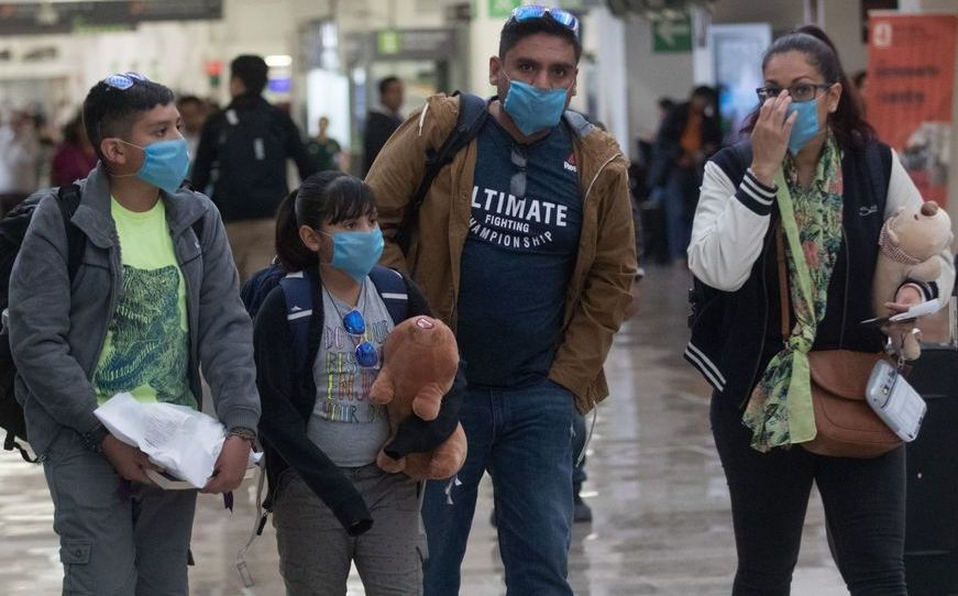
#> input picture TestImages/Test1.jpg, 958 x 596 px
$ python -i facemask.py   (imports and definitions only)
#> lines starting #> are read from the running program, lines starting #| are printed output that depends on the picture
from PIL import Image
import os
from os import listdir
from os.path import isfile, join
import numpy as np
from tqdm.notebook import tqdm
import cv2
import pickle
from sklearn.model_selection import train_test_split as tts
import pandas as pd
from time import sleep
from IPython.display import clear_output

xVectorSize=100
yVectorSize=100

def getImageVector(img):
    #img = Image.open(img)
    img = img.resize( (xVectorSize, yVectorSize) )
    img = img.convert('L')
    return imgToVector(img)

#Funcion para vectorizar imagenes y asignales clasificación
def imgToVector(img,x=xVectorSize,y=yVectorSize,classification=1):
    vector=[]
    vector.append(classification)

    for j in range(y):
        for i in range(x):
            vector.append(img.getpixel((i,j)))
    return vector

def reconstructor(vector,x=xVectorSize,y=yVectorSize):
    reb=Image.new('L',(x,y))
    for j in range(y):
        for i in range(x):
            reb.putpixel((i,j),vector[i+j*x])
    return reb

def rescale_frame(frame, percent=75):
    width = int(frame.shape[1] * percent/ 100)
    height = int(frame.shape[0] * percent/ 100)
    dim = (width, height)
    return cv2.resize(frame, dim, interpolation =cv2.INTER_AREA)

def faceslocation(img):
    original_image = cv2.imread(img)
    grayscale_image = cv2.cvtColor(original_image, cv2.COLOR_BGR2GRAY)
    face_cascade = cv2.CascadeClassifier('haarcascade_frontalface_alt.xml')
    detected_faces = face_cascade.detectMultiScale(grayscale_image)
    return detected_faces

def getfaces(img):

#> called with img = '../TestImages/Test1.jpg'
    source = Image.open(img)
#> source is the input picture: PIL image 958x596 RGB; mean R, G, B 83.4, 81.6, 83
    source = source.convert('L')
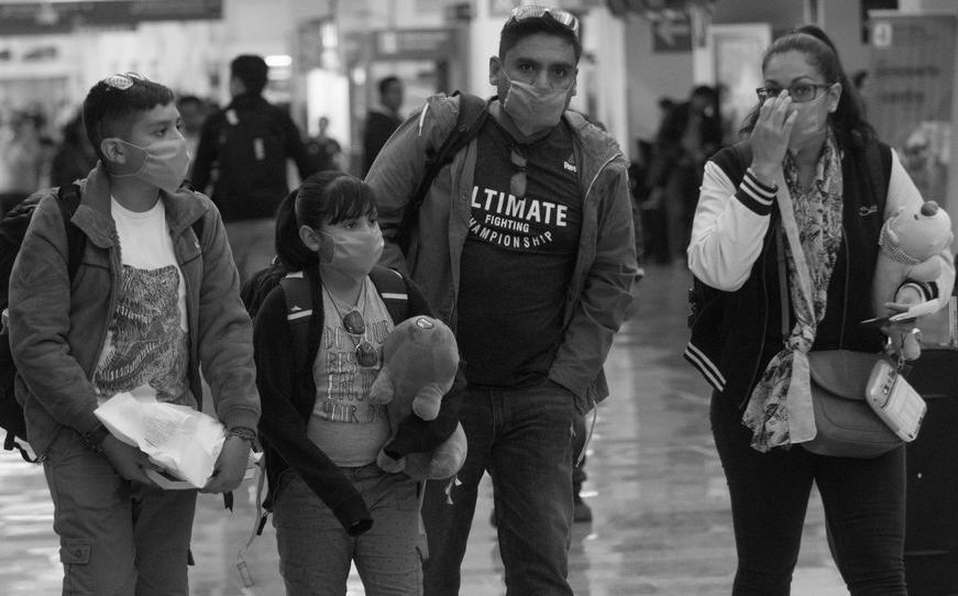
#> source: PIL image 958x596 L; min 0, max 255, mean 82.3

    detected_faces=faceslocation(img)
#> in faceslocation, `detected_faces = face_cascade.detectMultiScale(grayscale_image)`: detected_faces = [[498, 35, 90, 90], [739, 54, 94, 94]]
#> detected_faces = [[498, 35, 90, 90], [739, 54, 94, 94]]


    faces=[]

    for i in detected_faces:
        tlbr=list(i)

        x=int(tlbr[2])
        y=int(tlbr[3])
        x_offset=int(tlbr[0])
        y_offset=int(tlbr[1])

        face=Image.new('L',(x,y))

        source
        for j in range(y):
            for i in range(x):
                pixel=source.getpixel((i+x_offset,j+y_offset))
                face.putpixel((i,j),pixel)
        faces.append(face)
#> this loop made 2 passes
#> (tlbr, x, y, x_offset, y_offset) on passes 1 to 2: ([498, 35, 90, 90], 90, 90, 498, 35), ([739, 54, 94, 94], 94, 94, 739, 54)
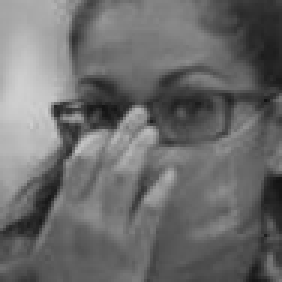
#> face: PIL image 94x94 L (shown 3 times larger); min 18, max 207, mean 107.9
#> after the loop, faces = 2 items

    return faces

def textInImage(img,text='Prueba Texto'):
    font                   = cv2.FONT_HERSHEY_SIMPLEX
    bottomLeftCornerOfText = (50,50)
    fontScale              = 1
    fontColor              = (255,255,255)
    lineType               = 2

    cv2.putText(img,text,
        bottomLeftCornerOfText,
        font,
        fontScale,
        fontColor,
        lineType)

xgbc = []
# [6 lines not run here, left out]
# [1 line that did not run here, left out]

# [4 lines not run here, left out]

stop=False
# [35 lines not run here, left out]

>>> result = getfaces('../TestImages/Test1.jpg')
#> result = 2 items

$ run again, on TestImages/Test2.jpg
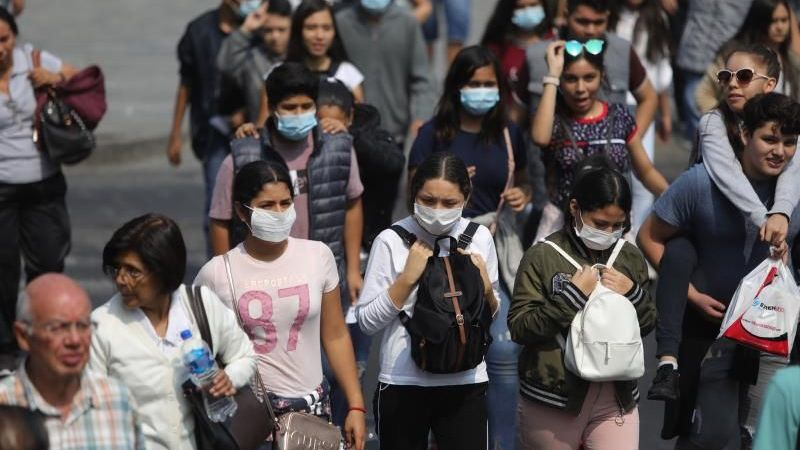
#> input picture TestImages/Test2.jpg, 800 x 450 px
#> in getfaces, source is the input picture: PIL image 800x450 RGB; mean R, G, B 93.1, 86.4, 86
#> in getfaces, `source = source.convert('L')`:
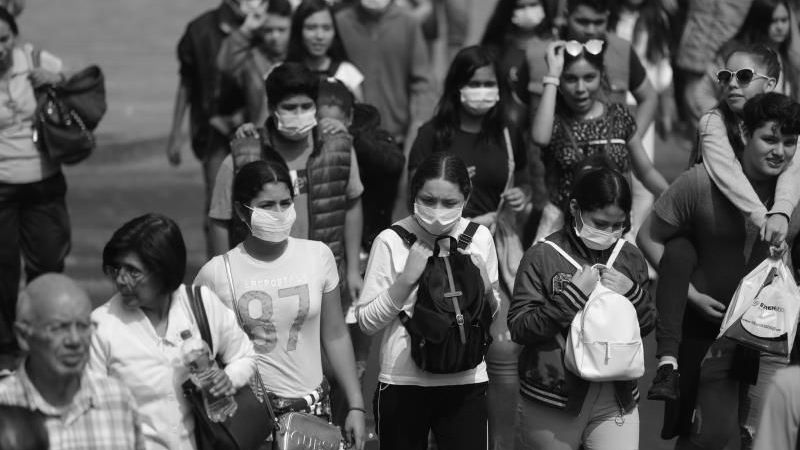
#> source: PIL image 800x450 L; min 0, max 255, mean 88.3
#> in faceslocation, `detected_faces = face_cascade.detectMultiScale(grayscale_image)`: detected_faces = [[765, 11, 28, 28], [297, 11, 44, 44], [557, 60, 47, 47], [569, 6, 44, 44], [596, 76, 40, 40], [274, 90, 48, 48], [459, 68, 46, 46], [247, 184, 56, 56], [42, 302, 62, 62], [708, 54, 56, 56], [407, 178, 65, 65]]
#> the loop in getfaces, `for i in detected_faces:` made 11 passes
#> (tlbr, x, y, x_offset, y_offset) on passes 1 to 8: ([765, 11, 28, 28], 28, 28, 765, 11), ([297, 11, 44, 44], 44, 44, 297, 11), ([557, 60, 47, 47], 47, 47, 557, 60), ([569, 6, 44, 44], 44, 44, 569, 6), ([596, 76, 40, 40], 40, 40, 596, 76), ([274, 90, 48, 48], 48, 48, 274, 90), ([459, 68, 46, 46], 46, 46, 459, 68), ([247, 184, 56, 56], 56, 56, 247, 184)
#> after the loop in getfaces, `for i in detected_faces:`:
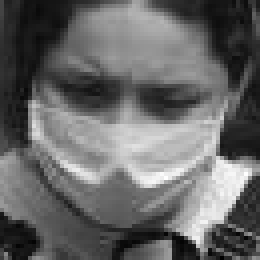
#> face: PIL image 65x65 L (shown 4 times larger); min 0, max 255, mean 102.8
#> after the loop in getfaces, `for i in detected_faces:`: faces = 11 items

$ run again, on TestImages/Test3.jpg
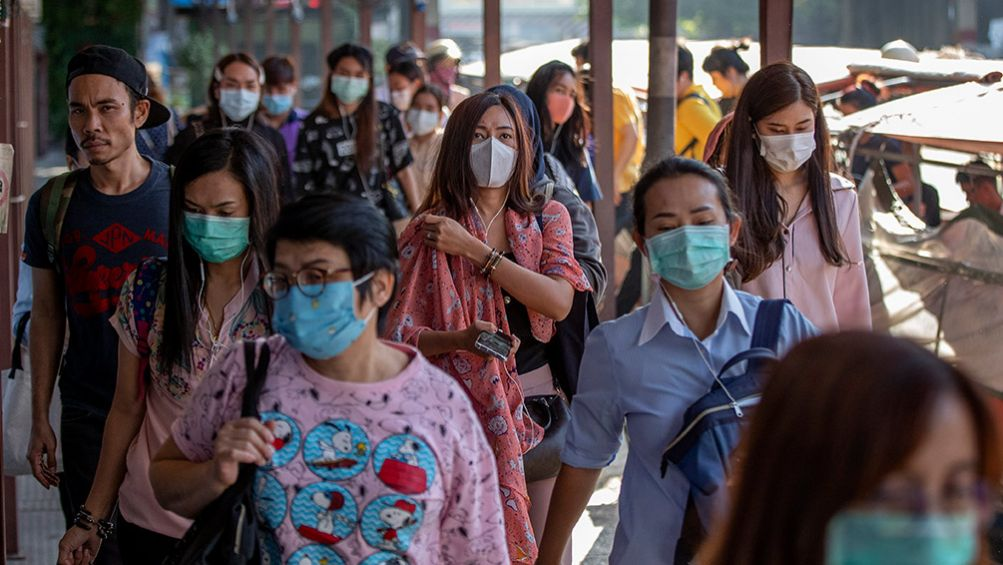
#> input picture TestImages/Test3.jpg, 1003 x 565 px
#> in getfaces, source is the input picture: PIL image 1003x565 RGB; mean R, G, B 87.1, 75.5, 78.9
#> in getfaces, `source = source.convert('L')`:
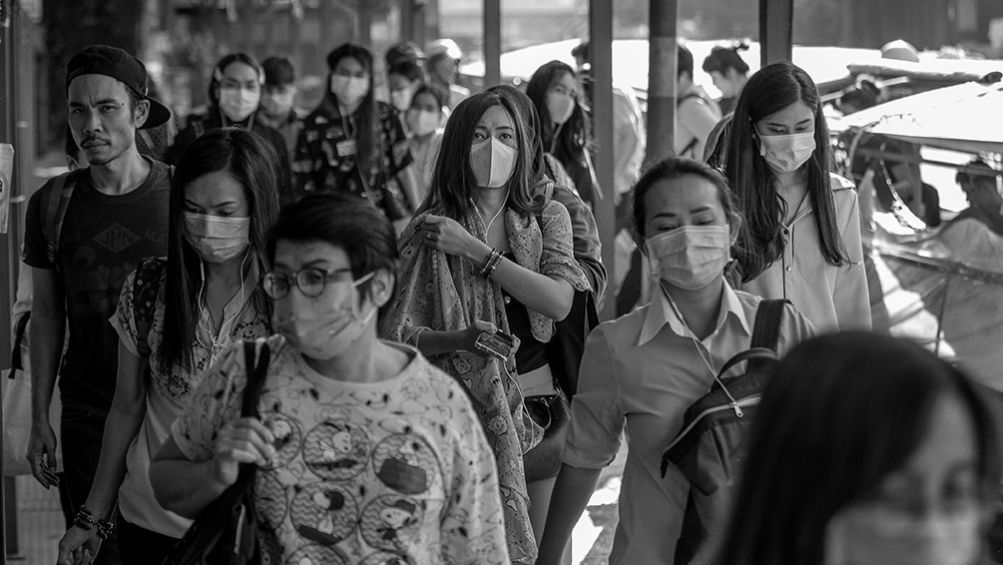
#> source: PIL image 1003x565 L; min 0, max 255, mean 79.4
#> in faceslocation, `detected_faces = face_cascade.detectMultiScale(grayscale_image)`: detected_faces = [[329, 58, 44, 44], [215, 66, 52, 52], [459, 109, 69, 69], [756, 103, 69, 69], [170, 179, 80, 80], [52, 77, 86, 86], [632, 183, 105, 105]]
#> the loop in getfaces, `for i in detected_faces:` made 7 passes
#> (tlbr, x, y, x_offset, y_offset) on passes 1 to 7: ([329, 58, 44, 44], 44, 44, 329, 58), ([215, 66, 52, 52], 52, 52, 215, 66), ([459, 109, 69, 69], 69, 69, 459, 109), ([756, 103, 69, 69], 69, 69, 756, 103), ([170, 179, 80, 80], 80, 80, 170, 179), ([52, 77, 86, 86], 86, 86, 52, 77), ([632, 183, 105, 105], 105, 105, 632, 183)
#> after the loop in getfaces, `for i in detected_faces:`:
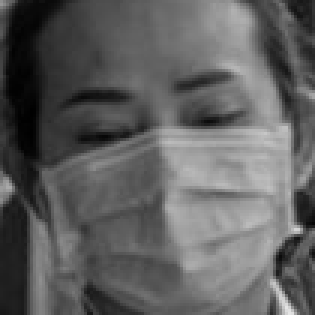
#> face: PIL image 105x105 L (shown 3 times larger); min 0, max 228, mean 95
#> after the loop in getfaces, `for i in detected_faces:`: faces = 7 items

$ run again, on TestImages/Test4.jpg
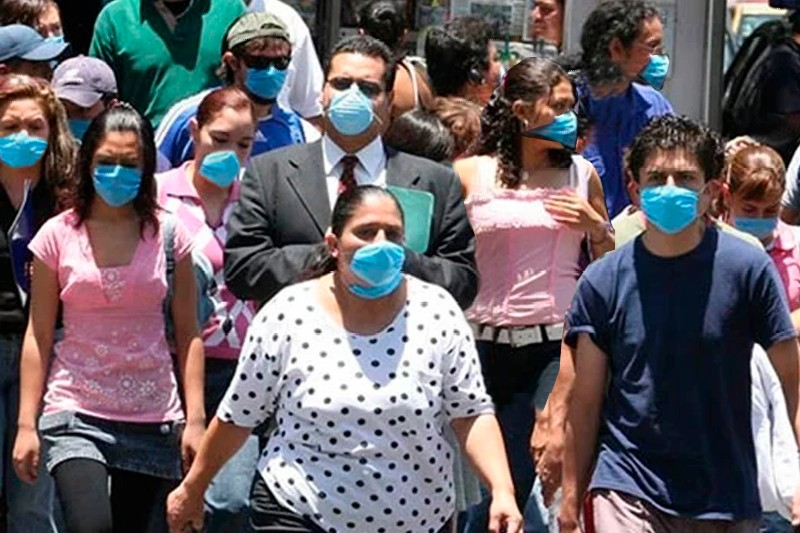
#> input picture TestImages/Test4.jpg, 800 x 533 px
#> in getfaces, source is the input picture: PIL image 800x533 RGB; mean R, G, B 104.5, 97.6, 103
#> in getfaces, `source = source.convert('L')`:
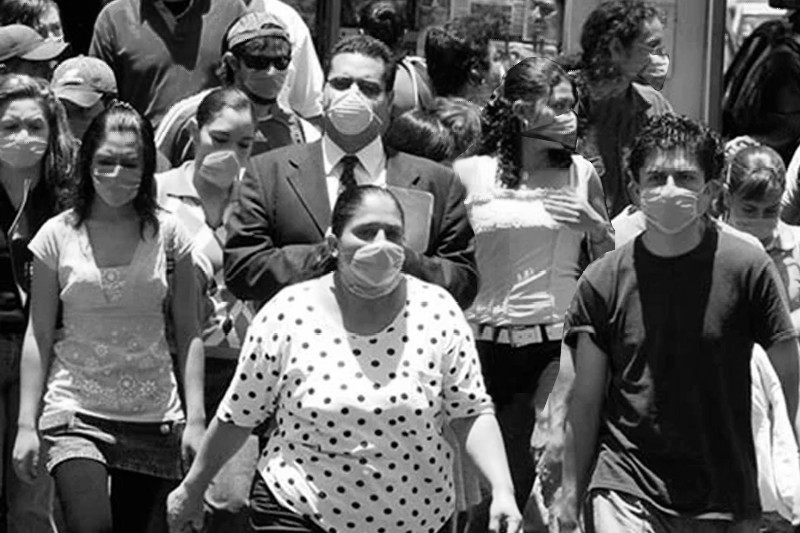
#> source: PIL image 800x533 L; min 0, max 255, mean 100.3
#> in faceslocation, `detected_faces = face_cascade.detectMultiScale(grayscale_image)`: detected_faces = [[222, 380, 45, 45], [81, 136, 72, 72], [313, 53, 86, 86], [626, 144, 90, 90], [334, 197, 91, 91]]
#> the loop in getfaces, `for i in detected_faces:` made 5 passes
#> (tlbr, x, y, x_offset, y_offset) on passes 1 to 5: ([222, 380, 45, 45], 45, 45, 222, 380), ([81, 136, 72, 72], 72, 72, 81, 136), ([313, 53, 86, 86], 86, 86, 313, 53), ([626, 144, 90, 90], 90, 90, 626, 144), ([334, 197, 91, 91], 91, 91, 334, 197)
#> after the loop in getfaces, `for i in detected_faces:`:
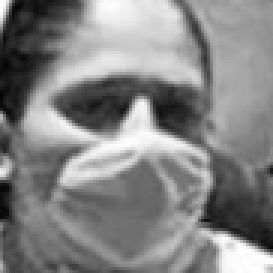
#> face: PIL image 91x91 L (shown 3 times larger); min 2, max 255, mean 132.7
#> after the loop in getfaces, `for i in detected_faces:`: faces = 5 items
